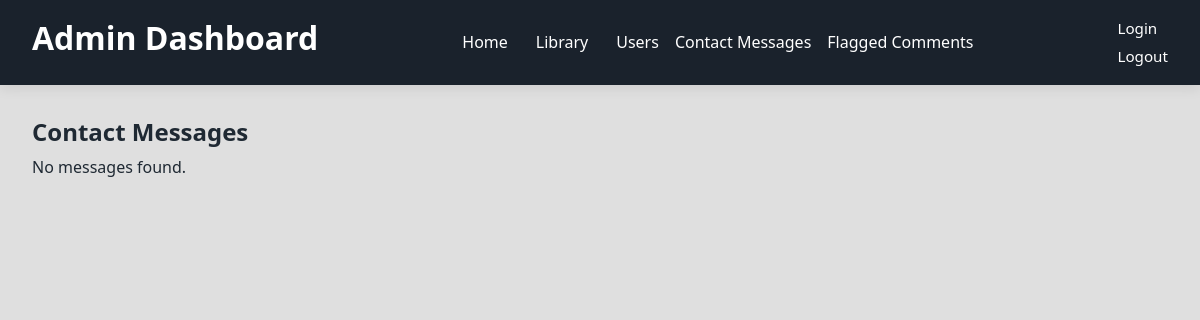
The page /AdminDashboard/admin_dashboard.php?page=contact_messages (signed in) on the database as committed earlier.
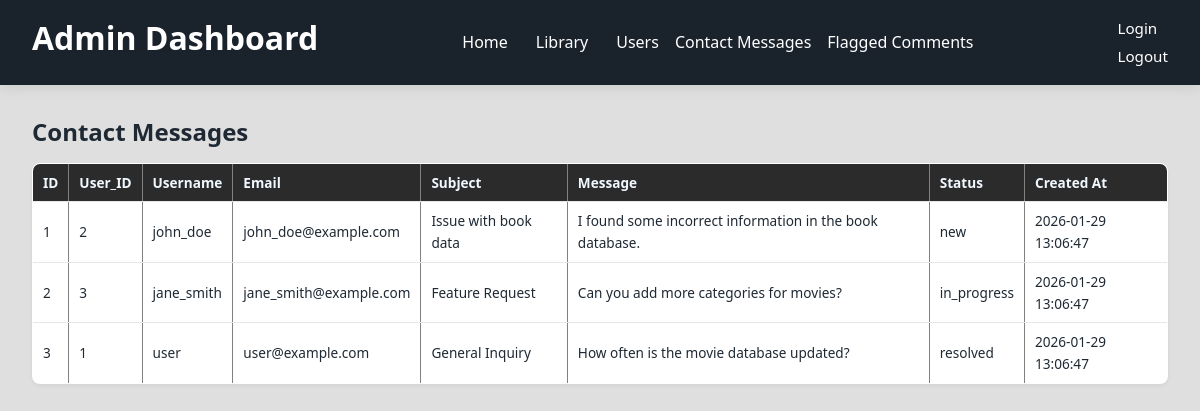
The same page on the database as committed later.
### tables this page shows
CREATE TABLE contact_messages (
    id INT AUTO_INCREMENT PRIMARY KEY,
    user_id BIGINT NOT NULL,
    subject VARCHAR(255) NOT NULL,
    message TEXT NOT NULL,
    status ENUM('new','in_progress','resolved') NOT NULL DEFAULT 'new',
    created_at TIMESTAMP DEFAULT CURRENT_TIMESTAMP,
    FOREIGN KEY (user_id) REFERENCES users(id) ON DELETE CASCADE
);

CREATE TABLE users (
    id BIGINT AUTO_INCREMENT PRIMARY KEY,
    username VARCHAR(100) UNIQUE NOT NULL,
    email VARCHAR(255) UNIQUE NOT NULL,
    password_hash TEXT NOT NULL,
    status VARCHAR(50) NOT NULL DEFAULT 'active', 
    created_at TIMESTAMP NOT NULL DEFAULT CURRENT_TIMESTAMP,
    updated_at TIMESTAMP NULL,
    deleted_at TIMESTAMP NULL,
    last_login_at TIMESTAMP NULL
);

### Backend/api/contact_messages_api.php (called while the page is built, shortened)
<?php
require_once __DIR__ . '/../DB_Connection/db_connection.php';
require_once __DIR__ . '/../Classes/Admin/Admin.php';
$adminInstance = new Admin();
try {
    $contactMessages = $adminInstance->getAllContactMessages($pdo);
} catch (PDOException $e) {
    die("Database error: " . $e->getMessage());
}

### Backend/Classes/Admin/Admin.php (called while the page is built, shortened)
<?php
class Admin {
    public function getAllContactMessages(PDO $pdo) {
        $stmt = $pdo->prepare("SELECT cm.*, u.username, u.email
                                     FROM contact_messages cm
                                     JOIN users u ON cm.user_id = u.id
                                     ORDER BY created_at DESC");
        $stmt->execute();
        return $stmt->fetchAll(PDO::FETCH_ASSOC);
    }
}

### public/AdminDashboard/contact_messages.php (the view)
<h2>Contact Messages</h2>
<?php
require_once __DIR__ . '/../../Backend/api/contact_messages_api.php';
if (empty($contactMessages)) {
    echo "<p>No messages found.</p>";
} else {
    ?>
    <section class="messages-list">
        <table border="1" cellpadding="8" cellspacing="0" style="width:100%; border-collapse: collapse; font-size: 0.8rem;">
            <thead>
                <tr>
                    <th>ID</th>
                    <th>User_ID</th>
                    <th>Username</th>
                    <th>Email</th>
                    <th>Subject</th>
                    <th>Message</th>
                    <th>Status</th>
                    <th>Created At</th>
                </tr>
            </thead>
            <tbody>
                <?php foreach ($contactMessages as $msg): ?>
                    <tr>
                        <td><?= htmlspecialchars($msg['id']) ?></td>
                        <td><?= htmlspecialchars($msg['user_id']) ?></td>
                        <td><?= htmlspecialchars($msg['username']) ?></td>
                        <td><?= htmlspecialchars($msg['email']) ?></td>
                        <td><?= htmlspecialchars($msg['subject']) ?></td>
                        <td><?= nl2br(htmlspecialchars($msg['message'])) ?></td>
                        <td><?= htmlspecialchars($msg['status']) ?></td>
                        <td><?= htmlspecialchars($msg['created_at']) ?></td>
                    </tr>
                <?php endforeach; ?>
            </tbody>
        </table>
    </section>
<?php
}
?>

### public/AdminDashboard/admin_dashboard.php (shortened to what this page needs)
<?php
$page = $_GET['page'] ?? 'home';
?>
<!DOCTYPE html>
<html lang="de">
<head>
    <link rel="stylesheet" href="styles/admin.css">
     <link rel="stylesheet" href="../../styles/global.css">
</head>
<body>
<header class="admin-header">
    <div class="admin-header-left">
        <h1 class="admin-title">Admin Dashboard</h1>
    </div>
    <nav class="admin-nav">
        <a href="admin_dashboard.php?page=home">Home</a>
        <div class="nav-dropdown">
            <a href="admin_dashboard.php?page=library">Library</a>
        </div>
        <a href="admin_dashboard.php?page=users">Users</a>
        <a href="admin_dashboard.php?page=contact_messages">Contact Messages</a>
        <a href="admin_dashboard.php?page=flagged_comments">Flagged Comments</a>
    </nav>
    <nav class="right-menu">
        <a href="admin_dashboard.php?page=login">Login</a>
        <a href="admin_dashboard.php?page=logout">Logout</a>
    </nav>
</header>
<main class="admin-main">
<?php
switch ($page) {
    case 'contact_messages':
        require __DIR__ . '/contact_messages.php';
        break;
        ?>
        <?php
}
?>
</main>
</body>
</html>

### public/AdminDashboard/styles/admin.css (style rules this page uses)
body { font-family: var(--font-base); background: var(--bg-dark-admin) !important; color: var(--text-main); }
.admin-header { display: flex; justify-content: space-between; align-items: center; background: var(--bg-dark); color: var(--text-light); padding: var(--md) var(--lg); box-shadow: var(--shadow-md); }
.admin-nav { display: flex; gap: var(--md); }
.admin-nav a { color: var(--text-light); font-weight: 500; }
.nav-dropdown { position: relative; }
.nav-dropdown > a { padding: 8px 12px; border-radius: var(--radius-sm); }
.right-menu { display: flex; flex-direction: column; gap: var(--xs); font-size: 0.95rem; }
.right-menu a { color: var(--text-light); }
.admin-main { padding: var(--lg); }
.admin-main table { width: 100%; border-collapse: collapse; margin-top: var(--md); background: var(--bg-surface); border-radius: var(--radius-md); overflow: hidden; box-shadow: var(--shadow-sm); }
.admin-main th, .admin-main td { border-bottom: 1px solid var(--border-color); padding: 8px 10px; font-size: 0.85rem; text-align: left; max-width: 800px; }
.admin-main th { background: var(--bg-dark-soft); font-weight: 600; color: aliceblue; }

### public/styles/global.css (style rules this page uses)
:root { --bg-main: #f5f7fa; --bg-surface: #ffffff; --bg-dark: #1a222c; --bg-dark-soft: #2b2b2b; --bg-dark-admin: #dfdfdf; --primary: #3f51b5; --primary-hover: #303f9f; --accent: #ff9800; --text-main: #1f2933; --text-muted: #6b7280; --text-light: #ffffff; --text-msg-ok: green; --text-msg-error: red; --border-color: #e5e7eb; --font-base: system-ui, -apple-system, BlinkMacSystemFont, "Segoe UI", Roboto, sans-serif; --font-size-base: 16px; --line-height: 1.6; --container-width: 1400px; --container-padding: 1rem; --xs: 0.25rem; --sm: 0.5rem; --md: 1rem; --lg: 2rem; --xl: 4rem; --radius-sm: 4px; --radius-md: 8px; --radius-lg: 16px; --shadow-sm: 0 2px 4px rgba(0,0,0,0.05); --shadow-md: 0 4px 12px rgba(0,0,0,0.08); --transition: 0.25s ease; }
*, *::before, *::after { box-sizing: border-box; margin: 0; padding: 0; }
html { font-size: var(--font-size-base); }
body { font-family: var(--font-base); line-height: var(--line-height); background: var(--bg-main); color: var(--text-main); min-height: 100vh; display: flex; flex-direction: column; }
h1, h2, h3, h4 { font-weight: 600; line-height: 1.25; margin-bottom: var(--sm); }
a { color: var(--primary); text-decoration: none; transition: color var(--transition); }
p { margin-bottom: var(--xs); }

Rows that differ between the two databases and show on the page:
added contact_messages: id "1", user "2", user.username "john_doe", user.email "john_doe@example.com", subject "Issue with book data", message "I found some incorrect information in the book database.", status "new", created_at "2026-01-29 13:06:47"
added contact_messages: id "2", user "3", user.username "jane_smith", user.email "jane_smith@example.com", subject "Feature Request", message "Can you add more categories for movies?", status "in_progress", created_at "2026-01-29 13:06:47"
added contact_messages: id "3", user "1", user.username "user", user.email "user@example.com", subject "General Inquiry", message "How often is the movie database updated?", status "resolved", created_at "2026-01-29 13:06:47"
Other text that changed with them:
text no longer shown: "No messages found."
text now shown: "ID User_ID Username Email Subject Message Status Created At"
